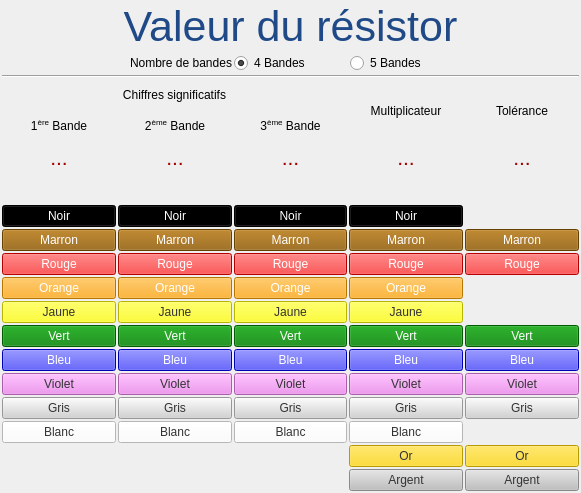
<?xml version="1.0" encoding="UTF-8"?>
<ui version="4.0">
 <class>MainWindow</class>
 <widget class="QMainWindow" name="MainWindow">
  <property name="geometry">
   <rect>
    <x>0</x>
    <y>0</y>
    <width>581</width>
    <height>493</height>
   </rect>
  </property>
  <property name="windowTitle">
   <string>Resistor</string>
  </property>
  <widget class="QWidget" name="centralwidget">
   <layout class="QGridLayout" name="gridLayout_2">
    <property name="leftMargin">
     <number>2</number>
    </property>
    <property name="topMargin">
     <number>2</number>
    </property>
    <property name="rightMargin">
     <number>2</number>
    </property>
    <property name="bottomMargin">
     <number>2</number>
    </property>
    <property name="spacing">
     <number>2</number>
    </property>
    <item row="8" column="4">
     <widget class="QPushButton" name="btn_marron4">
      <property name="styleSheet">
       <string notr="true">background-color: rgb(143, 89, 2);
color: rgb(255, 255, 255);</string>
      </property>
      <property name="text">
       <string>Marron</string>
      </property>
     </widget>
    </item>
    <item row="4" column="1">
     <widget class="QLabel" name="lbl_leg2">
      <property name="text">
       <string>&lt;html&gt;&lt;head/&gt;&lt;body&gt;&lt;p&gt;2&lt;span style=&quot; vertical-align:super;&quot;&gt;ème&lt;/span&gt; Bande&lt;/p&gt;&lt;/body&gt;&lt;/html&gt;</string>
      </property>
      <property name="alignment">
       <set>Qt::AlignCenter</set>
      </property>
     </widget>
    </item>
    <item row="0" column="0" colspan="5">
     <widget class="QLabel" name="lbl_resistor_val">
      <property name="styleSheet">
       <string notr="true">font-size: 32pt;
color: rgb(32, 74, 135);</string>
      </property>
      <property name="text">
       <string>Valeur du résistor</string>
      </property>
      <property name="alignment">
       <set>Qt::AlignCenter</set>
      </property>
     </widget>
    </item>
    <item row="15" column="4">
     <widget class="QPushButton" name="btn_violet4">
      <property name="styleSheet">
       <string notr="true">background-color: violet;
color: #333;</string>
      </property>
      <property name="text">
       <string>Violet</string>
      </property>
     </widget>
    </item>
    <item row="20" column="4">
     <widget class="QPushButton" name="btn_argent4">
      <property name="styleSheet">
       <string notr="true">background-color: silver;
color: #333;</string>
      </property>
      <property name="text">
       <string>Argent</string>
      </property>
     </widget>
    </item>
    <item row="10" column="1">
     <widget class="QPushButton" name="btn_orange1">
      <property name="styleSheet">
       <string notr="true">background-color: orange;
color: rgb(255, 255, 255);</string>
      </property>
      <property name="text">
       <string>Orange</string>
      </property>
     </widget>
    </item>
    <item row="19" column="3">
     <widget class="QPushButton" name="btn_or3">
      <property name="styleSheet">
       <string notr="true">background-color: gold;
color: #333;</string>
      </property>
      <property name="text">
       <string>Or</string>
      </property>
     </widget>
    </item>
    <item row="17" column="1">
     <widget class="QPushButton" name="btn_blanc1">
      <property name="styleSheet">
       <string notr="true">background-color: #fff;
color: #333;</string>
      </property>
      <property name="text">
       <string>Blanc</string>
      </property>
     </widget>
    </item>
    <item row="3" column="4" rowspan="2">
     <widget class="QLabel" name="lbl_tolerance">
      <property name="text">
       <string>Tolérance</string>
      </property>
      <property name="alignment">
       <set>Qt::AlignCenter</set>
      </property>
     </widget>
    </item>
    <item row="14" column="1">
     <widget class="QPushButton" name="btn_bleu1">
      <property name="styleSheet">
       <string notr="true">background-color: blue;
color: #fff;</string>
      </property>
      <property name="text">
       <string>Bleu</string>
      </property>
     </widget>
    </item>
    <item row="10" column="2">
     <widget class="QPushButton" name="btn_orange2">
      <property name="styleSheet">
       <string notr="true">background-color: orange;
color: rgb(255, 255, 255);</string>
      </property>
      <property name="text">
       <string>Orange</string>
      </property>
     </widget>
    </item>
    <item row="7" column="2">
     <widget class="QPushButton" name="btn_noir2">
      <property name="styleSheet">
       <string notr="true">background-color: #000;
color: #fff;</string>
      </property>
      <property name="text">
       <string>Noir</string>
      </property>
     </widget>
    </item>
    <item row="7" column="0">
     <widget class="QPushButton" name="btn_noir0">
      <property name="styleSheet">
       <string notr="true">background-color: #000;
color: #fff;</string>
      </property>
      <property name="text">
       <string>Noir</string>
      </property>
     </widget>
    </item>
    <item row="16" column="1">
     <widget class="QPushButton" name="btn_gris1">
      <property name="styleSheet">
       <string notr="true">background-color: lightgray;
color: #333;</string>
      </property>
      <property name="text">
       <string>Gris</string>
      </property>
     </widget>
    </item>
    <item row="4" column="0">
     <widget class="QLabel" name="lbl_leg1">
      <property name="text">
       <string>1&lt;sup&gt;ère&lt;/sup&gt; Bande</string>
      </property>
      <property name="alignment">
       <set>Qt::AlignCenter</set>
      </property>
     </widget>
    </item>
    <item row="15" column="3">
     <widget class="QPushButton" name="btn_violet3">
      <property name="styleSheet">
       <string notr="true">background-color: violet;
color: #333;</string>
      </property>
      <property name="text">
       <string>Violet</string>
      </property>
     </widget>
    </item>
    <item row="5" column="1">
     <widget class="QLabel" name="lbl_band1">
      <property name="styleSheet">
       <string notr="true">font-size: 16pt;
color: rgb(164, 0, 0);</string>
      </property>
      <property name="text">
       <string>...</string>
      </property>
      <property name="alignment">
       <set>Qt::AlignCenter</set>
      </property>
     </widget>
    </item>
    <item row="15" column="2">
     <widget class="QPushButton" name="btn_violet2">
      <property name="styleSheet">
       <string notr="true">background-color: violet;
color: #333;</string>
      </property>
      <property name="text">
       <string>Violet</string>
      </property>
     </widget>
    </item>
    <item row="1" column="0" colspan="2">
     <widget class="QLabel" name="lbl_nbre_bands">
      <property name="text">
       <string>Nombre de bandes</string>
      </property>
      <property name="alignment">
       <set>Qt::AlignRight|Qt::AlignTrailing|Qt::AlignVCenter</set>
      </property>
     </widget>
    </item>
    <item row="13" column="4">
     <widget class="QPushButton" name="btn_vert4">
      <property name="styleSheet">
       <string notr="true">background-color: green;
color: #fff;</string>
      </property>
      <property name="text">
       <string>Vert</string>
      </property>
     </widget>
    </item>
    <item row="13" column="2">
     <widget class="QPushButton" name="btn_vert2">
      <property name="styleSheet">
       <string notr="true">background-color: green;
color: #fff;</string>
      </property>
      <property name="text">
       <string>Vert</string>
      </property>
     </widget>
    </item>
    <item row="17" column="2">
     <widget class="QPushButton" name="btn_blanc2">
      <property name="styleSheet">
       <string notr="true">background-color: #fff;
color: #333;</string>
      </property>
      <property name="text">
       <string>Blanc</string>
      </property>
     </widget>
    </item>
    <item row="13" column="1">
     <widget class="QPushButton" name="btn_vert1">
      <property name="styleSheet">
       <string notr="true">background-color: green;
color: #fff;</string>
      </property>
      <property name="text">
       <string>Vert</string>
      </property>
     </widget>
    </item>
    <item row="13" column="0">
     <widget class="QPushButton" name="btn_vert0">
      <property name="styleSheet">
       <string notr="true">background-color: green;
color: #fff;</string>
      </property>
      <property name="text">
       <string>Vert</string>
      </property>
     </widget>
    </item>
    <item row="14" column="2">
     <widget class="QPushButton" name="btn_bleu2">
      <property name="styleSheet">
       <string notr="true">background-color: blue;
color: #fff;</string>
      </property>
      <property name="text">
       <string>Bleu</string>
      </property>
     </widget>
    </item>
    <item row="16" column="3">
     <widget class="QPushButton" name="btn_gris3">
      <property name="styleSheet">
       <string notr="true">background-color: lightgray;
color: #333;</string>
      </property>
      <property name="text">
       <string>Gris</string>
      </property>
     </widget>
    </item>
    <item row="9" column="0">
     <widget class="QPushButton" name="btn_rouge0">
      <property name="styleSheet">
       <string notr="true">background-color: rgb(255, 0, 0);
color: rgb(255, 255, 255);</string>
      </property>
      <property name="text">
       <string>Rouge</string>
      </property>
     </widget>
    </item>
    <item row="5" column="4">
     <widget class="QLabel" name="lbl_band4">
      <property name="styleSheet">
       <string notr="true">font-size: 16pt;
color: rgb(164, 0, 0);</string>
      </property>
      <property name="text">
       <string>...</string>
      </property>
      <property name="alignment">
       <set>Qt::AlignCenter</set>
      </property>
     </widget>
    </item>
    <item row="17" column="0">
     <widget class="QPushButton" name="btn_blanc0">
      <property name="styleSheet">
       <string notr="true">background-color: #fff;
color: #333;</string>
      </property>
      <property name="text">
       <string>Blanc</string>
      </property>
     </widget>
    </item>
    <item row="14" column="4">
     <widget class="QPushButton" name="btn_bleu4">
      <property name="styleSheet">
       <string notr="true">background-color: blue;
color: #fff;</string>
      </property>
      <property name="text">
       <string>Bleu</string>
      </property>
     </widget>
    </item>
    <item row="12" column="0">
     <widget class="QPushButton" name="btn_jaune0">
      <property name="styleSheet">
       <string notr="true">background-color: yellow;
color: #333;</string>
      </property>
      <property name="text">
       <string>Jaune</string>
      </property>
     </widget>
    </item>
    <item row="3" column="3" rowspan="2">
     <widget class="QLabel" name="lbl_mul">
      <property name="text">
       <string>Multiplicateur</string>
      </property>
      <property name="alignment">
       <set>Qt::AlignCenter</set>
      </property>
     </widget>
    </item>
    <item row="12" column="2">
     <widget class="QPushButton" name="btn_jaune2">
      <property name="styleSheet">
       <string notr="true">background-color: yellow;
color: #333;</string>
      </property>
      <property name="text">
       <string>Jaune</string>
      </property>
     </widget>
    </item>
    <item row="9" column="1">
     <widget class="QPushButton" name="btn_rouge1">
      <property name="styleSheet">
       <string notr="true">background-color: rgb(255, 0, 0);
color: rgb(255, 255, 255);</string>
      </property>
      <property name="text">
       <string>Rouge</string>
      </property>
     </widget>
    </item>
    <item row="14" column="3">
     <widget class="QPushButton" name="btn_bleu3">
      <property name="styleSheet">
       <string notr="true">background-color: blue;
color: #fff;</string>
      </property>
      <property name="text">
       <string>Bleu</string>
      </property>
     </widget>
    </item>
    <item row="7" column="1">
     <widget class="QPushButton" name="btn_noir1">
      <property name="styleSheet">
       <string notr="true">background-color: #000;
color: #fff;</string>
      </property>
      <property name="text">
       <string>Noir</string>
      </property>
     </widget>
    </item>
    <item row="8" column="1">
     <widget class="QPushButton" name="btn_marron1">
      <property name="styleSheet">
       <string notr="true">background-color: rgb(143, 89, 2);
color: rgb(255, 255, 255);</string>
      </property>
      <property name="text">
       <string>Marron</string>
      </property>
     </widget>
    </item>
    <item row="19" column="4">
     <widget class="QPushButton" name="btn_or4">
      <property name="styleSheet">
       <string notr="true">background-color: gold;
color: #333;</string>
      </property>
      <property name="text">
       <string>Or</string>
      </property>
     </widget>
    </item>
    <item row="8" column="0">
     <widget class="QPushButton" name="btn_marron0">
      <property name="styleSheet">
       <string notr="true">background-color: rgb(143, 89, 2);
color: rgb(255, 255, 255);</string>
      </property>
      <property name="text">
       <string>Marron</string>
      </property>
     </widget>
    </item>
    <item row="5" column="2">
     <widget class="QLabel" name="lbl_band2">
      <property name="styleSheet">
       <string notr="true">font-size: 16pt;
color: rgb(164, 0, 0);</string>
      </property>
      <property name="text">
       <string>...</string>
      </property>
      <property name="alignment">
       <set>Qt::AlignCenter</set>
      </property>
     </widget>
    </item>
    <item row="16" column="2">
     <widget class="QPushButton" name="btn_gris2">
      <property name="styleSheet">
       <string notr="true">background-color: lightgray;
color: #333;</string>
      </property>
      <property name="text">
       <string>Gris</string>
      </property>
     </widget>
    </item>
    <item row="10" column="3">
     <widget class="QPushButton" name="btn_orange3">
      <property name="styleSheet">
       <string notr="true">background-color: orange;
color: rgb(255, 255, 255);</string>
      </property>
      <property name="text">
       <string>Orange</string>
      </property>
     </widget>
    </item>
    <item row="15" column="1">
     <widget class="QPushButton" name="btn_violet1">
      <property name="styleSheet">
       <string notr="true">background-color: violet;
color: #333;</string>
      </property>
      <property name="text">
       <string>Violet</string>
      </property>
     </widget>
    </item>
    <item row="7" column="3">
     <widget class="QPushButton" name="btn_noir3">
      <property name="styleSheet">
       <string notr="true">background-color: #000;
color: #fff;</string>
      </property>
      <property name="text">
       <string>Noir</string>
      </property>
     </widget>
    </item>
    <item row="12" column="3">
     <widget class="QPushButton" name="btn_jaune3">
      <property name="styleSheet">
       <string notr="true">background-color: yellow;
color: #333;</string>
      </property>
      <property name="text">
       <string>Jaune</string>
      </property>
     </widget>
    </item>
    <item row="15" column="0">
     <widget class="QPushButton" name="btn_violet0">
      <property name="styleSheet">
       <string notr="true">background-color: violet;
color: #333;</string>
      </property>
      <property name="text">
       <string>Violet</string>
      </property>
     </widget>
    </item>
    <item row="1" column="2" colspan="2">
     <layout class="QHBoxLayout" name="horizontalLayout">
      <item>
       <widget class="QRadioButton" name="rd_four_bands">
        <property name="text">
         <string>4 Bandes</string>
        </property>
        <property name="checked">
         <bool>true</bool>
        </property>
       </widget>
      </item>
      <item>
       <widget class="QRadioButton" name="rd_five_bands">
        <property name="text">
         <string>5 Bandes</string>
        </property>
       </widget>
      </item>
     </layout>
    </item>
    <item row="2" column="0" colspan="5">
     <widget class="Line" name="line">
      <property name="orientation">
       <enum>Qt::Horizontal</enum>
      </property>
     </widget>
    </item>
    <item row="16" column="0">
     <widget class="QPushButton" name="btn_gris0">
      <property name="styleSheet">
       <string notr="true">background-color: lightgray;
color: #333;</string>
      </property>
      <property name="text">
       <string>Gris</string>
      </property>
     </widget>
    </item>
    <item row="3" column="0" colspan="3">
     <widget class="QLabel" name="lbl_chiffres_sig">
      <property name="styleSheet">
       <string notr="true">border-bottom: #333 solid 2px;
</string>
      </property>
      <property name="midLineWidth">
       <number>2</number>
      </property>
      <property name="text">
       <string>Chiffres significatifs</string>
      </property>
      <property name="alignment">
       <set>Qt::AlignCenter</set>
      </property>
     </widget>
    </item>
    <item row="10" column="0">
     <widget class="QPushButton" name="btn_orange0">
      <property name="styleSheet">
       <string notr="true">background-color: orange;
color: rgb(255, 255, 255);</string>
      </property>
      <property name="text">
       <string>Orange</string>
      </property>
     </widget>
    </item>
    <item row="13" column="3">
     <widget class="QPushButton" name="btn_vert3">
      <property name="styleSheet">
       <string notr="true">background-color: green;
color: #fff;</string>
      </property>
      <property name="text">
       <string>Vert</string>
      </property>
     </widget>
    </item>
    <item row="9" column="4">
     <widget class="QPushButton" name="btn_rouge4">
      <property name="styleSheet">
       <string notr="true">background-color: rgb(255, 0, 0);
color: rgb(255, 255, 255);</string>
      </property>
      <property name="text">
       <string>Rouge</string>
      </property>
     </widget>
    </item>
    <item row="5" column="0">
     <widget class="QLabel" name="lbl_band0">
      <property name="styleSheet">
       <string notr="true">font-size: 16pt;
color: rgb(164, 0, 0);</string>
      </property>
      <property name="text">
       <string>...</string>
      </property>
      <property name="alignment">
       <set>Qt::AlignCenter</set>
      </property>
     </widget>
    </item>
    <item row="14" column="0">
     <widget class="QPushButton" name="btn_bleu0">
      <property name="styleSheet">
       <string notr="true">background-color: blue;
color: #fff;</string>
      </property>
      <property name="text">
       <string>Bleu</string>
      </property>
     </widget>
    </item>
    <item row="9" column="3">
     <widget class="QPushButton" name="btn_rouge3">
      <property name="styleSheet">
       <string notr="true">background-color: rgb(255, 0, 0);
color: rgb(255, 255, 255);</string>
      </property>
      <property name="text">
       <string>Rouge</string>
      </property>
     </widget>
    </item>
    <item row="5" column="3">
     <widget class="QLabel" name="lbl_band3">
      <property name="styleSheet">
       <string notr="true">font-size: 16pt;
color: rgb(164, 0, 0);</string>
      </property>
      <property name="text">
       <string>...</string>
      </property>
      <property name="alignment">
       <set>Qt::AlignCenter</set>
      </property>
     </widget>
    </item>
    <item row="4" column="2">
     <widget class="QLabel" name="lbl_leg3">
      <property name="text">
       <string>3&lt;sup&gt;ème&lt;/sup&gt; Bande</string>
      </property>
      <property name="alignment">
       <set>Qt::AlignCenter</set>
      </property>
     </widget>
    </item>
    <item row="12" column="1">
     <widget class="QPushButton" name="btn_jaune1">
      <property name="styleSheet">
       <string notr="true">background-color: yellow;
color: #333;</string>
      </property>
      <property name="text">
       <string>Jaune</string>
      </property>
     </widget>
    </item>
    <item row="17" column="3">
     <widget class="QPushButton" name="btn_blanc3">
      <property name="styleSheet">
       <string notr="true">background-color: #fff;
color: #333;</string>
      </property>
      <property name="text">
       <string>Blanc</string>
      </property>
     </widget>
    </item>
    <item row="8" column="2">
     <widget class="QPushButton" name="btn_marron2">
      <property name="styleSheet">
       <string notr="true">background-color: rgb(143, 89, 2);
color: rgb(255, 255, 255);</string>
      </property>
      <property name="text">
       <string>Marron</string>
      </property>
     </widget>
    </item>
    <item row="9" column="2">
     <widget class="QPushButton" name="btn_rouge2">
      <property name="styleSheet">
       <string notr="true">background-color: rgb(255, 0, 0);
color: rgb(255, 255, 255);</string>
      </property>
      <property name="text">
       <string>Rouge</string>
      </property>
     </widget>
    </item>
    <item row="20" column="3">
     <widget class="QPushButton" name="btn_argent3">
      <property name="styleSheet">
       <string notr="true">background-color: silver;
color: #333;</string>
      </property>
      <property name="text">
       <string>Argent</string>
      </property>
     </widget>
    </item>
    <item row="8" column="3">
     <widget class="QPushButton" name="btn_marron3">
      <property name="styleSheet">
       <string notr="true">background-color: rgb(143, 89, 2);
color: rgb(255, 255, 255);</string>
      </property>
      <property name="text">
       <string>Marron</string>
      </property>
     </widget>
    </item>
    <item row="16" column="4">
     <widget class="QPushButton" name="btn_gris4">
      <property name="styleSheet">
       <string notr="true">background-color: lightgray;
color: #333;</string>
      </property>
      <property name="text">
       <string>Gris</string>
      </property>
     </widget>
    </item>
    <item row="6" column="0">
     <widget class="QLabel" name="lbl_col_band0">
      <property name="text">
       <string/>
      </property>
     </widget>
    </item>
    <item row="6" column="1">
     <widget class="QLabel" name="lbl_col_band1">
      <property name="text">
       <string/>
      </property>
     </widget>
    </item>
    <item row="6" column="2">
     <widget class="QLabel" name="lbl_col_band2">
      <property name="text">
       <string/>
      </property>
     </widget>
    </item>
    <item row="6" column="3">
     <widget class="QLabel" name="lbl_col_band3">
      <property name="text">
       <string/>
      </property>
     </widget>
    </item>
    <item row="6" column="4">
     <widget class="QLabel" name="lbl_col_band4">
      <property name="text">
       <string/>
      </property>
     </widget>
    </item>
   </layout>
  </widget>
 </widget>
 <resources/>
 <connections/>
</ui>
